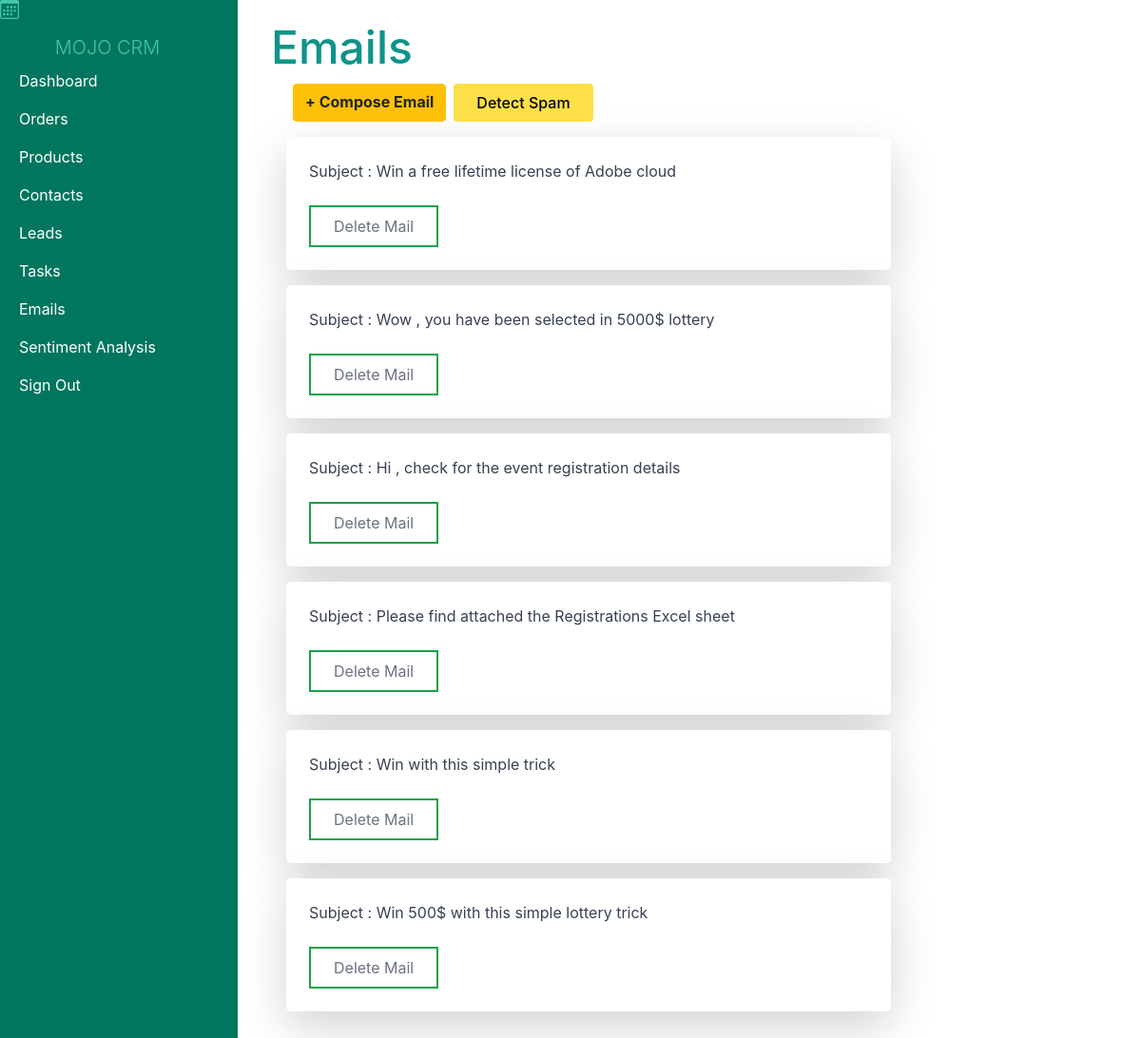
The page /comments/ (signed in) on the database its author committed.
### crm/models.py (models this page shows, shortened)
class Comment(models.Model):
    text = models.TextField()
    user = models.ForeignKey(User, on_delete=models.CASCADE)
    post_time = models.DateTimeField(auto_now_add=True)

### crm/views.py (the view)
# urls.py: path('comments/', views.comments, name="comments"),
@login_required()
def comments(request):
    comments = Comment.objects.all()
    context = {'comments': comments}
    return render(request, 'crm/comments.html', context)

### crm/templates/crm/comments.html (shortened to what this page needs)
{% extends 'crm/main.html' %}
{% block content %}
    <script src="https://cdn.tailwindcss.com"></script>
<h1 class="font-medium leading-tight text-5xl mt-0 mb-2 text-teal-600">
    Emails</h1>
          <div class="col  d-flex justify-content-start">
    <a class="btn btn-warning font-weight-bold mx-2" href="{% url 'create_comment' %}"> + Compose Email</a>
              <button class="bg-yellow-300 hover:bg-yellow-700 text-black font-medium py-2 px-4 rounded "
            hx-get = "{% url 'check_spam' %}"
            hx-target="#comments"
            hx-swap="outerHTML">
        Detect Spam
    </button>
  </div>
<div id="comments">
    {% for comment in comments %}
    <div class="flex flex-col m-3">
        <div class="block p-6 rounded-lg shadow-lg bg-white max-w-[75%]">
            <p class="text-gray-700 text-base mb-4">
                Subject : {{comment.text}}
            </p>
            {% if user.is_staff%}
                <button type="button" class="inline-block px-6 py-2 border-2 border-green-600 text-gray-500"
                hx-delete="{% url 'delete_mail' comment.pk %}">Delete Mail</button>
            {% endif %}
        </div>
    </div>
    {% endfor %}
</div>
{% endblock content %}

### rows shown on the page
Comment: text "Win a free lifetime license of Adobe cloud"
Comment: text "Wow , you have been selected in 5000$ lottery"
Comment: text "Hi , check for the event registration details"
Comment: text "Please find attached the Registrations Excel sheet"
Comment: text "Win with this simple trick"
Comment: text "Win 500$ with this simple lottery trick"
